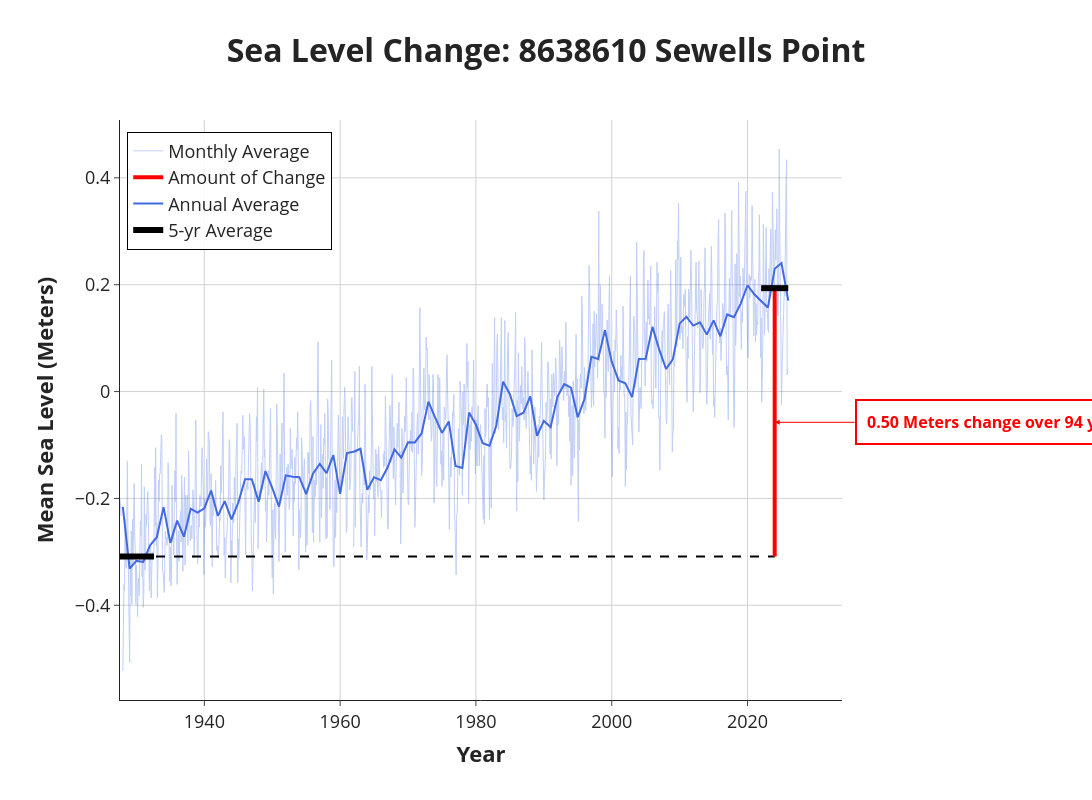

Notebook cell for this chart:
### Markdown cell above
## **Step 5**

How has the **amount** of sea elvel changed over time?

Next we will calculate the amount of change for the station's period of record (POR) as well as since the NTDE.

### Code cell
# @title Change over the POR

# configurations
UNIT = yaxis_title
station_info = station +" "+ station_name
LINE_WIDTH_MONTHLY = 1
MONTHLY_OPACITY = 0.32
LINE_WIDTH_ANNUAL = 2
ANNUAL_OPACITY = 1.0
LINE_WIDTH_MARKER = 6
FONT_SIZE_TITLE = 32
FONT_SIZE_AXIS_TITLE = 22
FONT_SIZE_TICKS = 18
FONT_SIZE_ANNOTATION = 16
FONT_SIZE_LEGEND = 18
PLOT_WIDTH = 1450
PLOT_HEIGHT = 800

# Data processing & QC
# Ensure index is datetime
df_msl.index = df_msl['date']

# First 5-YEAR exact window check
first_date = df_msl.index.min()
end_first_5_date = first_date + pd.DateOffset(years=5)

# Slice the data for just this 5-year window and drop missing values
first_5_data = df_msl[(df_msl.index >= first_date) & (df_msl.index < end_first_5_date)]['MSL'].dropna()

# Check for 70% data availability
required_months = 35
if len(first_5_data) < required_months:
    print(f"Data Availability Error: The first 5-year period starting {first_date.strftime('%Y-%m')} only has {len(first_5_data)}/60 months available. Minimum 70% (42 months) required.")

else:
    # Annual Average Series
    annual_avg_series = df_msl['MSL'].resample('YE').mean().dropna()

    # Calculate the two baseline averages
    avg_first_5 = first_5_data.mean()
    avg_last_5 = annual_avg_series.tail(5).mean()
    delta_por = avg_last_5 - avg_first_5
    por_change_final = delta_por

    # Define date ranges for the black markers
    start_dates = [first_date, end_first_5_date]
    end_dates = [annual_avg_series.index[-5], annual_avg_series.index[-1]]

    # Calculate the midpoint of the first 5 years
    mid_start_date = start_dates[0] + (start_dates[1] - start_dates[0]) / 2

    # Calculate the midpoint of the final 5 years
    mid_end_date = end_dates[0] + (end_dates[1] - end_dates[0]) / 2

    # Calculate the difference in years between the two midpoints
    years_diff = round((mid_end_date - mid_start_date).days / 365.25)

    fig = go.Figure()

    # Monthly Data
    fig.add_trace(go.Scatter(
        x=df_msl.index, y=df_msl['MSL'],
        mode='lines', name='Monthly Average',
        line=dict(color='royalblue', width=LINE_WIDTH_MONTHLY),
        opacity=MONTHLY_OPACITY
    ))

    # Horizontal Baseline (Connects start to the modern vertical)
    fig.add_trace(go.Scatter(
        x=[start_dates[0], mid_end_date],
        y=[avg_first_5, avg_first_5],
        mode='lines',
        name='Historical Baseline Level',
        line=dict(color='black', width=2, dash='dash'),
        showlegend=False, hoverinfo='skip'
    ))

    # The Vertical Line (The Red Measurement Line)
    fig.add_trace(go.Scatter(
        x=[mid_end_date, mid_end_date],
        y=[avg_first_5, avg_last_5],
        mode='lines',
        name='Amount of Change',
        line=dict(color='red', width=4),
        hoverinfo='skip'
    ))

    # Annual Trend
    fig.add_trace(go.Scatter(
        x=annual_avg_series.index, y=annual_avg_series,
        mode='lines', name='Annual Average',
        opacity=ANNUAL_OPACITY,
        line=dict(color='royalblue', width=LINE_WIDTH_ANNUAL)
    ))

    # 5-year Period Markers (The "Goalposts")
    fig.add_trace(go.Scatter(
        x=start_dates, y=[avg_first_5, avg_first_5],
        mode='lines', name='5-yr Average',
        line=dict(color='black', width=LINE_WIDTH_MARKER)
    ))

    fig.add_trace(go.Scatter(
        x=end_dates, y=[avg_last_5, avg_last_5],
        mode='lines',showlegend=False, name='5-yr Average',
        line=dict(color='black', width=LINE_WIDTH_MARKER)
    ))

    # floating annotation
    fig.add_annotation(
        x=mid_end_date,
        y=(avg_first_5 + avg_last_5) / 2,
        text=f"<b>{delta_por:.2f} {UNIT} change over {years_diff} years</b><br><span style='font-size:12px'></span>",
        font=dict(size=FONT_SIZE_ANNOTATION, color="red"),
        showarrow=True,
        arrowhead=2,
        arrowcolor="red",
        ax=80,
        ay=0,
        xanchor="left",
        bgcolor="white",
        bordercolor="red",
        borderwidth=2,
        borderpad=10
    )

    fig.update_layout(
            # The main plot title is already formatted correctly
            title=dict(text=f"<b>Sea Level Change: {station_info}</b>", font=dict(size=FONT_SIZE_TITLE), x=0.5, y=0.95),
            
            xaxis=dict(
                # Nest the text and font inside a title dictionary
                title=dict(
                    text="<b>Year</b>",
                    font=dict(size=FONT_SIZE_AXIS_TITLE)
                ),
                tickfont=dict(size=FONT_SIZE_TICKS),
                showgrid=True,
                gridcolor='lightgray',
                range=[df_msl.index.min(), df_msl.index.max() + pd.Timedelta(days=365*8)]
            ),
            
            yaxis=dict(
                # Nest the text and font inside a title dictionary
                title=dict(
                    text=f"<b>Mean Sea Level ({UNIT})</b>",
                    font=dict(size=FONT_SIZE_AXIS_TITLE)
                ),
                tickfont=dict(size=FONT_SIZE_TICKS),
                showgrid=True,
                gridcolor='lightgray'
            ),
            
            template="simple_white",
            width=PLOT_WIDTH,
            height=PLOT_HEIGHT,
            margin=dict(t=120, b=100, l=120, r=250),
            legend=dict(
                font=dict(size=FONT_SIZE_LEGEND), 
                x=0.01, 
                y=0.98, 
                bordercolor="black", 
                borderwidth=1, 
                bgcolor="rgba(255,255,255,0.9)"
            )
        )

    fig.show()

### Figure 1 — Plotly figure (JSON) as saved in the notebook; plotly's stock layout.template omitted (floating-point values rounded to 4 significant figures; data arrays with more than 128 entries replaced by an {"elided": "..."} marker saying what was removed)
{"data": [{"line": {"color": "royalblue", "width": 1}, "mode": "lines", "name": "Monthly Average", "opacity": 0.32, "type": "scatter", "x": {"elided": "1181 str values"}, "y": {"elided": "1181 float values"}}, {"hoverinfo": "skip", "line": {"color": "black", "dash": "dash", "width": 2}, "mode": "lines", "name": "Historical Baseline Level", "showlegend": false, "type": "scatter", "x": ["1927-08-01T00:00:00", "2023-12-31T12:00:00"], "y": [-0.3086, -0.3086]}, {"hoverinfo": "skip", "line": {"color": "red", "width": 4}, "mode": "lines", "name": "Amount of Change", "type": "scatter", "x": ["2023-12-31T12:00:00", "2023-12-31T12:00:00"], "y": [-0.3086, 0.1936]}, {"line": {"color": "royalblue", "width": 2}, "mode": "lines", "name": "Annual Average", "opacity": 1, "type": "scatter", "x": ["1927-12-31T00:00:00.000000000", "1928-12-31T00:00:00.000000000", "1929-12-31T00:00:00.000000000", "1930-12-31T00:00:00.000000000", "1931-12-31T00:00:00.000000000", "1932-12-31T00:00:00.000000000", "1933-12-31T00:00:00.000000000", "1934-12-31T00:00:00.000000000", "1935-12-31T00:00:00.000000000", "1936-12-31T00:00:00.000000000", "1937-12-31T00:00:00.000000000", "1938-12-31T00:00:00.000000000", "1939-12-31T00:00:00.000000000", "1940-12-31T00:00:00.000000000", "1941-12-31T00:00:00.000000000", "1942-12-31T00:00:00.000000000", "1943-12-31T00:00:00.000000000", "1944-12-31T00:00:00.000000000", "1945-12-31T00:00:00.000000000", "1946-12-31T00:00:00.000000000", "1947-12-31T00:00:00.000000000", "1948-12-31T00:00:00.000000000", "1949-12-31T00:00:00.000000000", "1950-12-31T00:00:00.000000000", "1951-12-31T00:00:00.000000000", "1952-12-31T00:00:00.000000000", "1953-12-31T00:00:00.000000000", "1954-12-31T00:00:00.000000000", "1955-12-31T00:00:00.000000000", "1956-12-31T00:00:00.000000000", "1957-12-31T00:00:00.000000000", "1958-12-31T00:00:00.000000000", "1959-12-31T00:00:00.000000000", "1960-12-31T00:00:00.000000000", "1961-12-31T00:00:00.000000000", "1962-12-31T00:00:00.000000000", "1963-12-31T00:00:00.000000000", "1964-12-31T00:00:00.000000000", "1965-12-31T00:00:00.000000000", "1966-12-31T00:00:00.000000000", "1967-12-31T00:00:00.000000000", "1968-12-31T00:00:00.000000000", "1969-12-31T00:00:00.000000000", "1970-12-31T00:00:00.000000000", "1971-12-31T00:00:00.000000000", "1972-12-31T00:00:00.000000000", "1973-12-31T00:00:00.000000000", "1974-12-31T00:00:00.000000000", "1975-12-31T00:00:00.000000000", "1976-12-31T00:00:00.000000000", "1977-12-31T00:00:00.000000000", "1978-12-31T00:00:00.000000000", "1979-12-31T00:00:00.000000000", "1980-12-31T00:00:00.000000000", "1981-12-31T00:00:00.000000000", "1982-12-31T00:00:00.000000000", "1983-12-31T00:00:00.000000000", "1984-12-31T00:00:00.000000000", "1985-12-31T00:00:00.000000000", "1986-12-31T00:00:00.000000000", "1987-12-31T00:00:00.000000000", "1988-12-31T00:00:00.000000000", "1989-12-31T00:00:00.000000000", "1990-12-31T00:00:00.000000000", "1991-12-31T00:00:00.000000000", "1992-12-31T00:00:00.000000000", "1993-12-31T00:00:00.000000000", "1994-12-31T00:00:00.000000000", "1995-12-31T00:00:00.000000000", "1996-12-31T00:00:00.000000000", "1997-12-31T00:00:00.000000000", "1998-12-31T00:00:00.000000000", "1999-12-31T00:00:00.000000000", "2000-12-31T00:00:00.000000000", "2001-12-31T00:00:00.000000000", "2002-12-31T00:00:00.000000000", "2003-12-31T00:00:00.000000000", "2004-12-31T00:00:00.000000000", "2005-12-31T00:00:00.000000000", "2006-12-31T00:00:00.000000000", "2007-12-31T00:00:00.000000000", "2008-12-31T00:00:00.000000000", "2009-12-31T00:00:00.000000000", "2010-12-31T00:00:00.000000000", "2011-12-31T00:00:00.000000000", "2012-12-31T00:00:00.000000000", "2013-12-31T00:00:00.000000000", "2014-12-31T00:00:00.000000000", "2015-12-31T00:00:00.000000000", "2016-12-31T00:00:00.000000000", "2017-12-31T00:00:00.000000000", "2018-12-31T00:00:00.000000000", "2019-12-31T00:00:00.000000000", "2020-12-31T00:00:00.000000000", "2021-12-31T00:00:00.000000000", "2022-12-31T00:00:00.000000000", "2023-12-31T00:00:00.000000000", "2024-12-31T00:00:00.000000000", "2025-12-31T00:00:00.000000000"], "y": [-0.216, -0.3314, -0.3169, -0.3187, -0.2879, -0.2727, -0.2163, -0.2833, -0.2415, -0.2717, -0.2193, -0.2267, -0.2185, -0.1853, -0.2327, -0.2051, -0.2393, -0.2082, -0.1643, -0.1642, -0.2063, -0.1487, -0.1804, -0.2154, -0.1568, -0.1594, -0.1603, -0.1919, -0.1539, -0.1354, -0.1526, -0.1188, -0.1916, -0.1151, -0.1126, -0.107, -0.1838, -0.1602, -0.1658, -0.1417, -0.1082, -0.1237, -0.09492, -0.09525, -0.07842, -0.01883, -0.04875, -0.07733, -0.05583, -0.1392, -0.1431, -0.03925, -0.06217, -0.0965, -0.1015, -0.064, 0.01858, -0.004917, -0.04583, -0.03967, -0.008917, -0.08275, -0.05492, -0.0665, -0.009917, 0.01392, 0.0075, -0.04808, -0.0135, 0.06525, 0.06108, 0.115, 0.05608, 0.02083, 0.01558, -0.01033, 0.06117, 0.06158, 0.1211, 0.07842, 0.04217, 0.06017, 0.1271, 0.1399, 0.1235, 0.1296, 0.1066, 0.1332, 0.1034, 0.1443, 0.1392, 0.1647, 0.199, 0.1822, 0.1696, 0.1573, 0.23, 0.2406, 0.1703]}, {"line": {"color": "black", "width": 6}, "mode": "lines", "name": "5-yr Average", "type": "scatter", "x": ["1927-08-01T00:00:00", "1932-08-01T00:00:00"], "y": [-0.3086, -0.3086]}, {"line": {"color": "black", "width": 6}, "mode": "lines", "name": "5-yr Average", "showlegend": false, "type": "scatter", "x": ["2021-12-31T00:00:00", "2025-12-31T00:00:00"], "y": [0.1936, 0.1936]}], "layout": {"annotations": [{"arrowcolor": "red", "arrowhead": 2, "ax": 80, "ay": 0, "bgcolor": "white", "bordercolor": "red", "borderpad": 10, "borderwidth": 2, "font": {"color": "red", "size": 16}, "showarrow": true, "text": "<b>0.50 Meters change over 94 years</b><br><span style='font-size:12px'></span>", "x": "2023-12-31T12:00:00", "xanchor": "left", "y": -0.05754}], "height": 800, "legend": {"bgcolor": "rgba(255,255,255,0.9)", "bordercolor": "black", "borderwidth": 1, "font": {"size": 18}, "x": 0.01, "y": 0.98}, "margin": {"b": 100, "l": 120, "r": 250, "t": 120}, "title": {"font": {"size": 32}, "text": "<b>Sea Level Change: 8638610 Sewells Point</b>", "x": 0.5, "y": 0.95}, "width": 1450, "xaxis": {"gridcolor": "lightgray", "range": ["1927-08-01T00:00:00", "2033-11-29T00:00:00"], "showgrid": true, "tickfont": {"size": 18}, "title": {"font": {"size": 22}, "text": "<b>Year</b>"}}, "yaxis": {"gridcolor": "lightgray", "showgrid": true, "tickfont": {"size": 18}, "title": {"font": {"size": 22}, "text": "<b>Mean Sea Level (Meters)</b>"}}}}
